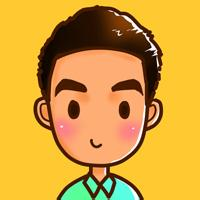
#> input picture head.jpg, 200 x 200 px
$ python imageToascii.py head.jpg
#> lines starting #> are read from the running program, lines starting #| are printed output that depends on the picture
#!/usr/bin/python
#coding:utf-8
from PIL import Image;
import argparse

parser = argparse.ArgumentParser()
parser.add_argument('file')
parser.add_argument('-o','--output')
parser.add_argument('--width',type=int,default=60)
parser.add_argument('--height',type=int,default=40)

#获取参数
args=parser.parse_args()
IMG=args.file
WIDTH=args.width
HEIGHT=args.height
OUTPUT=args.output


#使用灰度值公式将像素的rgb值映射到灰度值
ascii_char = list("$@B%8&WM#*oahkbdpqwmZO0QLCJUYXzcvunxrjft/\|()1{}[]?-_+~<>i!lI;:,\"^'`.")

#将256灰度映射到70个字符上
def get_char(r,g,b,alpha = 256):
	if alpha ==0:
		return ' '
	length=len(ascii_char)
	gray=int(0.2126*r+0.7152*g+0.0722*b)
	unit = (256.0+1)/length
	return ascii_char[int(gray/unit)]

if __name__ == '__main__':
	im = Image.open(IMG)
#> im is the input picture: PIL image 200x200 RGB; mean R, G, B 210.6, 159.7, 60.2
	im = im.resize((WIDTH,HEIGHT),Image.NEAREST)
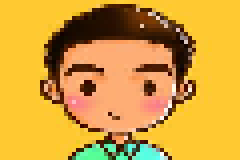
#> im: PIL image 60x40 RGB (shown 4 times larger); mean R, G, B 210.4, 159.5, 60.1

	txt =''
	for i in range(HEIGHT):
		for j in range(WIDTH):
			txt += get_char(*im.getpixel((j,i)))
			#getpixel 获取某个像素位置的值
		txt+= '\n'
	if OUTPUT:
		with open(OUTPUT,'w') as f:
			f.write(txt)
	else:
		with open('output.txt','w') as f:
			f.write(txt)
